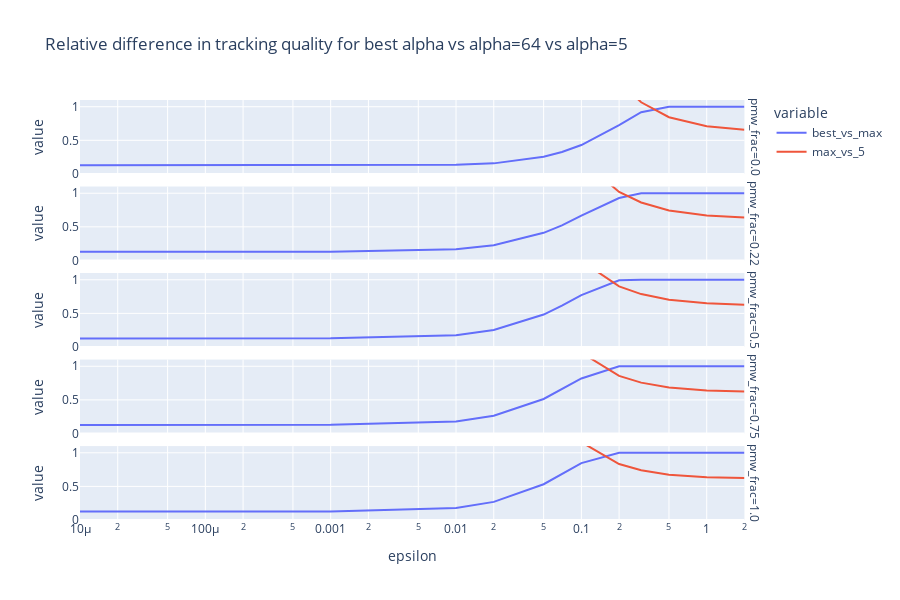

Notebook code for this chart:
### Code cell
block_epsilon = 10
block_delta = 1e-7
d = []
for epsilon in [1e-5, 1e-4, 1e-3, 1e-2, 0.02, 0.05, 0.07, 1e-1, 0.2, 0.3, 0.5, 1, 2]:
    for pmw_fraction in [0, 0.22, 0.5, 0.75, 1]:
        curve = (PureDPtoRDP(epsilon=3*epsilon) + LaplaceCurve(laplace_noise=1/epsilon)) * pmw_fraction + LaplaceCurve(laplace_noise=1/epsilon) * (1-pmw_fraction)
        block = RenyiBudget.from_epsilon_delta(epsilon=block_epsilon, delta=block_delta)
        normalized_curve = curve.normalize_by(block)
        best_alpha = normalized_curve.alphas[np.argmin(normalized_curve.epsilons)]
        eps_at_best_alpha = normalized_curve.epsilon(best_alpha)
        d.append(
            dict(pmw_frac=pmw_fraction,
                 epsilon=epsilon,
                 best_alpha=best_alpha, 
                 best_vs_max=eps_at_best_alpha / normalized_curve.epsilon(64),
                 max_vs_5= normalized_curve.epsilon(64) / normalized_curve.epsilon(5),
                )
        )
df = pd.DataFrame(d)
px.line(df, title="Relative difference in tracking quality for best alpha vs alpha=64 vs alpha=5", range_y=[0,1.1],log_x=True, x="epsilon", y=["best_vs_max", "max_vs_5"], hover_data=["best_alpha"], facet_row="pmw_frac", height=600)

### Figure 1 — Plotly figure (JSON) as saved in the notebook; plotly's stock layout.template omitted (floating-point values rounded to 4 significant figures)
{"data": [{"customdata": [[5], [5], [5], [5], [5], [5], [5], [5], [5], [6], [64], [64], [64]], "hovertemplate": "variable=best_vs_max<br>pmw_frac=0.0<br>epsilon=%{x}<br>value=%{y}<br>best_alpha=%{customdata[0]}<extra></extra>", "legendgroup": "best_vs_max", "line": {"color": "#636efa", "dash": "solid"}, "marker": {"symbol": "circle"}, "mode": "lines", "name": "best_vs_max", "orientation": "v", "showlegend": true, "type": "scatter", "x": [1e-05, 0.0001, 0.001, 0.01, 0.02, 0.05, 0.07, 0.1, 0.2, 0.3, 0.5, 1, 2], "xaxis": "x5", "y": [0.1275, 0.1275, 0.1276, 0.1357, 0.1571, 0.2542, 0.3253, 0.4295, 0.7258, 0.9192, 1, 1, 1], "yaxis": "y5"}, {"customdata": [[5], [5], [5], [5], [5], [5], [5], [6], [8], [64], [64], [64], [64]], "hovertemplate": "variable=best_vs_max<br>pmw_frac=0.22<br>epsilon=%{x}<br>value=%{y}<br>best_alpha=%{customdata[0]}<extra></extra>", "legendgroup": "best_vs_max", "line": {"color": "#636efa", "dash": "solid"}, "marker": {"symbol": "circle"}, "mode": "lines", "name": "best_vs_max", "orientation": "v", "showlegend": false, "type": "scatter", "x": [1e-05, 0.0001, 0.001, 0.01, 0.02, 0.05, 0.07, 0.1, 0.2, 0.3, 0.5, 1, 2], "xaxis": "x4", "y": [0.1275, 0.1275, 0.128, 0.1659, 0.227, 0.411, 0.5228, 0.6659, 0.929, 1, 1, 1, 1], "yaxis": "y4"}, {"customdata": [[5], [5], [5], [5], [5], [5], [5], [6], [16], [64], [64], [64], [64]], "hovertemplate": "variable=best_vs_max<br>pmw_frac=0.5<br>epsilon=%{x}<br>value=%{y}<br>best_alpha=%{customdata[0]}<extra></extra>", "legendgroup": "best_vs_max", "line": {"color": "#636efa", "dash": "solid"}, "marker": {"symbol": "circle"}, "mode": "lines", "name": "best_vs_max", "orientation": "v", "showlegend": false, "type": "scatter", "x": [1e-05, 0.0001, 0.001, 0.01, 0.02, 0.05, 0.07, 0.1, 0.2, 0.3, 0.5, 1, 2], "xaxis": "x3", "y": [0.1275, 0.1275, 0.1281, 0.1749, 0.2532, 0.4825, 0.616, 0.7714, 0.9924, 1, 1, 1, 1], "yaxis": "y3"}, {"customdata": [[5], [5], [5], [5], [5], [5], [5], [6], [64], [64], [64], [64], [64]], "hovertemplate": "variable=best_vs_max<br>pmw_frac=0.75<br>epsilon=%{x}<br>value=%{y}<br>best_alpha=%{customdata[0]}<extra></extra>", "legendgroup": "best_vs_max", "line": {"color": "#636efa", "dash": "solid"}, "marker": {"symbol": "circle"}, "mode": "lines", "name": "best_vs_max", "orientation": "v", "showlegend": false, "type": "scatter", "x": [1e-05, 0.0001, 0.001, 0.01, 0.02, 0.05, 0.07, 0.1, 0.2, 0.3, 0.5, 1, 2], "xaxis": "x2", "y": [0.1275, 0.1275, 0.1282, 0.1783, 0.2637, 0.5135, 0.657, 0.8184, 1, 1, 1, 1, 1], "yaxis": "y2"}, {"customdata": [[5], [5], [5], [5], [5], [5], [5], [6], [64], [64], [64], [64], [64]], "hovertemplate": "variable=best_vs_max<br>pmw_frac=1.0<br>epsilon=%{x}<br>value=%{y}<br>best_alpha=%{customdata[0]}<extra></extra>", "legendgroup": "best_vs_max", "line": {"color": "#636efa", "dash": "solid"}, "marker": {"symbol": "circle"}, "mode": "lines", "name": "best_vs_max", "orientation": "v", "showlegend": false, "type": "scatter", "x": [1e-05, 0.0001, 0.001, 0.01, 0.02, 0.05, 0.07, 0.1, 0.2, 0.3, 0.5, 1, 2], "xaxis": "x", "y": [0.1275, 0.1275, 0.1282, 0.1801, 0.2698, 0.5324, 0.6821, 0.8473, 1, 1, 1, 1, 1], "yaxis": "y"}, {"customdata": [[5], [5], [5], [5], [5], [5], [5], [5], [5], [6], [64], [64], [64]], "hovertemplate": "variable=max_vs_5<br>pmw_frac=0.0<br>epsilon=%{x}<br>value=%{y}<br>best_alpha=%{customdata[0]}<extra></extra>", "legendgroup": "max_vs_5", "line": {"color": "#EF553B", "dash": "solid"}, "marker": {"symbol": "circle"}, "mode": "lines", "name": "max_vs_5", "orientation": "v", "showlegend": true, "type": "scatter", "x": [1e-05, 0.0001, 0.001, 0.01, 0.02, 0.05, 0.07, 0.1, 0.2, 0.3, 0.5, 1, 2], "xaxis": "x5", "y": [7.843, 7.843, 7.838, 7.371, 6.367, 3.934, 3.074, 2.328, 1.378, 1.066, 0.8436, 0.7104, 0.6577], "yaxis": "y5"}, {"customdata": [[5], [5], [5], [5], [5], [5], [5], [6], [8], [64], [64], [64], [64]], "hovertemplate": "variable=max_vs_5<br>pmw_frac=0.22<br>epsilon=%{x}<br>value=%{y}<br>best_alpha=%{customdata[0]}<extra></extra>", "legendgroup": "max_vs_5", "line": {"color": "#EF553B", "dash": "solid"}, "marker": {"symbol": "circle"}, "mode": "lines", "name": "max_vs_5", "orientation": "v", "showlegend": false, "type": "scatter", "x": [1e-05, 0.0001, 0.001, 0.01, 0.02, 0.05, 0.07, 0.1, 0.2, 0.3, 0.5, 1, 2], "xaxis": "x4", "y": [7.843, 7.843, 7.81, 6.027, 4.405, 2.433, 1.913, 1.501, 1.018, 0.862, 0.7438, 0.6689, 0.639], "yaxis": "y4"}, {"customdata": [[5], [5], [5], [5], [5], [5], [5], [6], [16], [64], [64], [64], [64]], "hovertemplate": "variable=max_vs_5<br>pmw_frac=0.5<br>epsilon=%{x}<br>value=%{y}<br>best_alpha=%{customdata[0]}<extra></extra>", "legendgroup": "max_vs_5", "line": {"color": "#EF553B", "dash": "solid"}, "marker": {"symbol": "circle"}, "mode": "lines", "name": "max_vs_5", "orientation": "v", "showlegend": false, "type": "scatter", "x": [1e-05, 0.0001, 0.001, 0.01, 0.02, 0.05, 0.07, 0.1, 0.2, 0.3, 0.5, 1, 2], "xaxis": "x3", "y": [7.843, 7.842, 7.804, 5.716, 3.949, 2.072, 1.623, 1.281, 0.9018, 0.7867, 0.702, 0.6497, 0.6299], "yaxis": "y3"}, {"customdata": [[5], [5], [5], [5], [5], [5], [5], [6], [64], [64], [64], [64], [64]], "hovertemplate": "variable=max_vs_5<br>pmw_frac=0.75<br>epsilon=%{x}<br>value=%{y}<br>best_alpha=%{customdata[0]}<extra></extra>", "legendgroup": "max_vs_5", "line": {"color": "#EF553B", "dash": "solid"}, "marker": {"symbol": "circle"}, "mode": "lines", "name": "max_vs_5", "orientation": "v", "showlegend": false, "type": "scatter", "x": [1e-05, 0.0001, 0.001, 0.01, 0.02, 0.05, 0.07, 0.1, 0.2, 0.3, 0.5, 1, 2], "xaxis": "x2", "y": [7.843, 7.842, 7.801, 5.61, 3.792, 1.947, 1.522, 1.202, 0.8576, 0.7569, 0.6846, 0.6414, 0.6259], "yaxis": "y2"}, {"customdata": [[5], [5], [5], [5], [5], [5], [5], [6], [64], [64], [64], [64], [64]], "hovertemplate": "variable=max_vs_5<br>pmw_frac=1.0<br>epsilon=%{x}<br>value=%{y}<br>best_alpha=%{customdata[0]}<extra></extra>", "legendgroup": "max_vs_5", "line": {"color": "#EF553B", "dash": "solid"}, "marker": {"symbol": "circle"}, "mode": "lines", "name": "max_vs_5", "orientation": "v", "showlegend": false, "type": "scatter", "x": [1e-05, 0.0001, 0.001, 0.01, 0.02, 0.05, 0.07, 0.1, 0.2, 0.3, 0.5, 1, 2], "xaxis": "x", "y": [7.843, 7.842, 7.8, 5.551, 3.706, 1.878, 1.466, 1.159, 0.8323, 0.7394, 0.6742, 0.6362, 0.6234], "yaxis": "y"}], "layout": {"annotations": [{"font": {}, "showarrow": false, "text": "pmw_frac=1.0", "textangle": 90, "x": 0.98, "xanchor": "left", "xref": "paper", "y": 0.088, "yanchor": "middle", "yref": "paper"}, {"font": {}, "showarrow": false, "text": "pmw_frac=0.75", "textangle": 90, "x": 0.98, "xanchor": "left", "xref": "paper", "y": 0.294, "yanchor": "middle", "yref": "paper"}, {"font": {}, "showarrow": false, "text": "pmw_frac=0.5", "textangle": 90, "x": 0.98, "xanchor": "left", "xref": "paper", "y": 0.5, "yanchor": "middle", "yref": "paper"}, {"font": {}, "showarrow": false, "text": "pmw_frac=0.22", "textangle": 90, "x": 0.98, "xanchor": "left", "xref": "paper", "y": 0.706, "yanchor": "middle", "yref": "paper"}, {"font": {}, "showarrow": false, "text": "pmw_frac=0.0", "textangle": 90, "x": 0.98, "xanchor": "left", "xref": "paper", "y": 0.912, "yanchor": "middle", "yref": "paper"}], "height": 600, "legend": {"title": {"text": "variable"}, "tracegroupgap": 0}, "title": {"text": "Relative difference in tracking quality for best alpha vs alpha=64 vs alpha=5"}, "xaxis": {"anchor": "y", "domain": [0, 0.98], "title": {"text": "epsilon"}, "type": "log"}, "xaxis2": {"anchor": "y2", "domain": [0, 0.98], "matches": "x", "showticklabels": false, "type": "log"}, "xaxis3": {"anchor": "y3", "domain": [0, 0.98], "matches": "x", "showticklabels": false, "type": "log"}, "xaxis4": {"anchor": "y4", "domain": [0, 0.98], "matches": "x", "showticklabels": false, "type": "log"}, "xaxis5": {"anchor": "y5", "domain": [0, 0.98], "matches": "x", "showticklabels": false, "type": "log"}, "yaxis": {"anchor": "x", "domain": [0, 0.176], "range": [0, 1.1], "title": {"text": "value"}}, "yaxis2": {"anchor": "x2", "domain": [0.206, 0.382], "matches": "y", "range": [0, 1.1], "title": {"text": "value"}}, "yaxis3": {"anchor": "x3", "domain": [0.412, 0.588], "matches": "y", "range": [0, 1.1], "title": {"text": "value"}}, "yaxis4": {"anchor": "x4", "domain": [0.618, 0.794], "matches": "y", "range": [0, 1.1], "title": {"text": "value"}}, "yaxis5": {"anchor": "x5", "domain": [0.824, 1], "matches": "y", "range": [0, 1.1], "title": {"text": "value"}}}}
